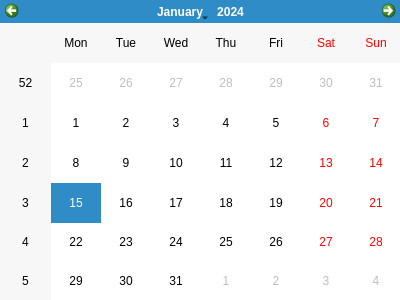
<?xml version="1.0" encoding="UTF-8"?>
<ui version="4.0">
 <class>dlgCalendar</class>
 <widget class="QDialog" name="dlgCalendar">
  <property name="windowModality">
   <enum>Qt::ApplicationModal</enum>
  </property>
  <property name="geometry">
   <rect>
    <x>0</x>
    <y>0</y>
    <width>400</width>
    <height>300</height>
   </rect>
  </property>
  <property name="sizePolicy">
   <sizepolicy hsizetype="Fixed" vsizetype="Fixed">
    <horstretch>0</horstretch>
    <verstretch>0</verstretch>
   </sizepolicy>
  </property>
  <property name="minimumSize">
   <size>
    <width>400</width>
    <height>300</height>
   </size>
  </property>
  <property name="maximumSize">
   <size>
    <width>400</width>
    <height>300</height>
   </size>
  </property>
  <property name="windowTitle">
   <string>Fecha de Alta</string>
  </property>
  <property name="windowIcon">
   <iconset>
    <normaloff>img/logo.ico</normaloff>img/logo.ico</iconset>
  </property>
  <widget class="QCalendarWidget" name="calendar">
   <property name="geometry">
    <rect>
     <x>0</x>
     <y>0</y>
     <width>401</width>
     <height>301</height>
    </rect>
   </property>
  </widget>
 </widget>
 <resources/>
 <connections/>
</ui>
